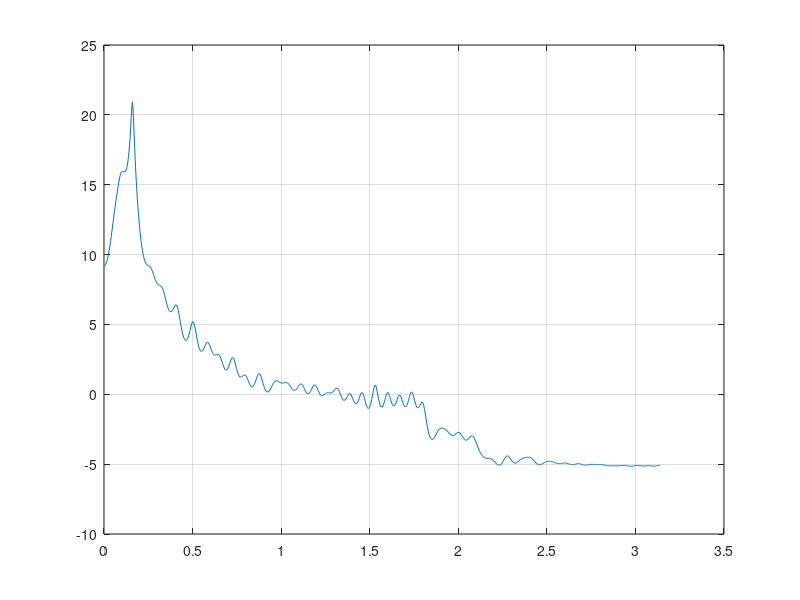

The MATLAB script that drew this image: (Note: this script raises an error after producing the figure.)
clc
clear all
close all

%%
load('test.mat', 'mat')
sampling_frequency = 48000;

%%
for i=1:33
    [h,w]=freqz(1, mat(i, :), 1000);
    
    w_x=w*sampling_frequency/(2*pi);
    
    plot(w,10*log10(abs(h)));
    grid on
%     xlim([0, 3000]) % kHz
    
    [pks,locs] = findpeaks(10*log10(abs(h)));
    text(w(locs), pks, num2str((1:numel(pks))'))
    
    pause
end
%%
